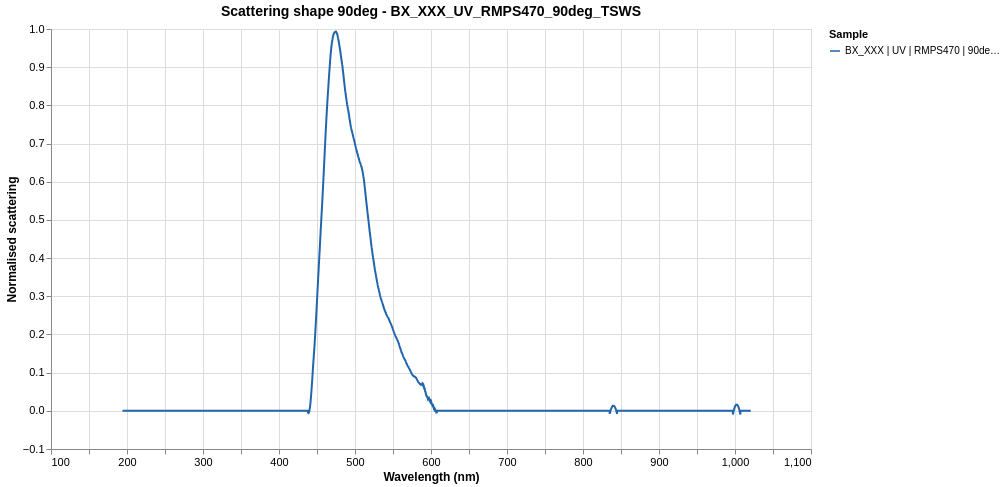

Write a Vega-Lite specification for this figure.
### Vega-Lite specification from a JSON file in a GitHub repository (floating-point values rounded to 4 significant figures; data arrays with more than 128 entries replaced by an {"elided": "..."} marker saying what was removed)
{"$schema": "https://vega.github.io/schema/vega-lite/v5.json", "title": {"text": "Scattering shape 90deg - BX_XXX_UV_RMPS470_90deg_TSWS", "fontSize": 14, "fontWeight": "bold"}, "width": 760, "height": 420, "config": {"axis": {"labelFontSize": 11, "titleFontSize": 12}, "legend": {"labelFontSize": 10, "titleFontSize": 11}}, "encoding": {"x": {"field": "wl", "type": "quantitative", "title": "Wavelength (nm)", "scale": {"zero": false}}}, "layer": [{"name": "series-lines", "data": {"values": {"elided": "3648 records"}}, "mark": {"type": "line", "strokeWidth": 2}, "encoding": {"y": {"field": "S", "type": "quantitative", "title": "Normalised scattering", "scale": {"zero": false}}, "color": {"field": "series", "type": "nominal", "title": "Sample", "scale": {"range": ["#2166ac", "#d6604d", "#4dac26", "#b2abd2", "#f4a582", "#92c5de", "#e08214", "#543005"]}}, "tooltip": [{"field": "wl", "type": "quantitative", "title": "λ (nm)", "format": ".1f"}, {"field": "S", "type": "quantitative", "title": "Normalised scattering", "format": ".5f"}, {"field": "series", "type": "nominal", "title": "Sample"}]}, "transform": [{"filter": "datum.S != null"}]}]}
